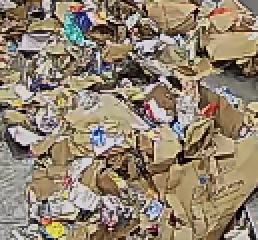
#> input picture easysort/services/dev/verdis/reference/cardboard.png, 129 x 120 px (shown 2 times larger)
$ python rectify.py --image reference/cardboard.png
#> lines starting #> are read from the running program, lines starting #| are printed output that depends on the picture; after the words box and inside, x2 and y2 are one past the last pixel; in counts of white or black regions, pixels touching at a corner belong together
import argparse
import json
from pathlib import Path
from typing import Optional, Tuple

import cv2
import numpy as np


def rotate_image(image: np.ndarray, angle_deg: float) -> np.ndarray:
    h, w = image.shape[:2]
    center = (w / 2.0, h / 2.0)
    M = cv2.getRotationMatrix2D(center, angle_deg, 1.0)
    rotated = cv2.warpAffine(image, M, (w, h), flags=cv2.INTER_LINEAR, borderMode=cv2.BORDER_REPLICATE)
    return rotated


def build_rotation_matrix(w: int, h: int, angle_deg: float) -> Tuple[np.ndarray, np.ndarray]:
    center = (w / 2.0, h / 2.0)
    M = cv2.getRotationMatrix2D(center, angle_deg, 1.0)
    H = np.vstack([M, [0.0, 0.0, 1.0]])  # 3x3 homogeneous for later use
    return M, H


def main() -> None:
    parser = argparse.ArgumentParser(description="Interactive rotate+crop tool; prints rotation matrix and crop JSON for reuse")
    parser.add_argument("--image", type=str, required=True, help="Path to input image")
    parser.add_argument("--angle", type=float, default=0.0, help="Initial angle in degrees (positive = CCW)")
    args = parser.parse_args()

    img_path = Path(args.image)
    image = cv2.imread(str(img_path))
#> image is the input picture: shape (120, 129, 3); mean B, G, R 111.6, 130.6, 145
    if image is None:
        raise SystemExit(f"Failed to read image: {img_path}")

    angle = float(args.angle)
    win = "Rectify - Rotate & Crop"
    cv2.namedWindow(win, cv2.WINDOW_NORMAL)

    crop: Optional[Tuple[int, int, int, int]] = None

    def overlay(im: np.ndarray) -> np.ndarray:
        out = im.copy()
        y = 26
        lines = [
            f"File: {img_path.name}",
            f"Angle: {angle:.2f} deg  [ ] adjust • r reset • c crop • s save/print • ESC quit",
        ]
        for line in lines:
            cv2.putText(out, line, (12, y), cv2.FONT_HERSHEY_SIMPLEX, 0.7, (240, 240, 240), 2, cv2.LINE_AA)
            y += 26
        if crop is not None:
            x, y0, w, h = crop
            cv2.rectangle(out, (x, y0), (x + w, y0 + h), (0, 200, 0), 2)
        return out

    while True:
        rotated = rotate_image(image, angle)
        view = overlay(rotated)
#> after the loop in overlay, `for line in lines:`:
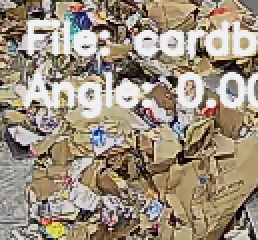
#> out: shape (120, 129, 3) (shown 2 times larger); 17.79% of pixels changed, all inside (x1, y1, x2, y2) = (10, 9, 129, 60)
#> after the loop in overlay, `for line in lines:`: y = 78
        cv2.imshow(win, view)
        k = cv2.waitKey(30) & 0xFF
#> (key Esc is pressed here)
        if k == 27:  # ESC
            break
        if k in (ord('['),):
            angle -= 0.5
        elif k in (ord(']'),):
            angle += 0.5
        elif k in (ord('r'), ord('R')):
            angle = 0.0
        elif k in (ord('c'), ord('C')):
            roi = cv2.selectROI(win, rotated, showCrosshair=True, fromCenter=False)
            x, y0, w, h = map(int, roi)
            crop = (x, y0, w, h) if w > 0 and h > 0 else None
        elif k in (ord('s'), ord('S')):
            h, w = image.shape[:2]
            M, H = build_rotation_matrix(w, h, angle)
            out = {
                "image": str(img_path),
                "angle_deg": round(angle, 6),
                "rotation_matrix_2x3": [[float(M[0, 0]), float(M[0, 1]), float(M[0, 2])],
                                         [float(M[1, 0]), float(M[1, 1]), float(M[1, 2])]],
                "rotation_matrix_3x3": [[float(H[0, 0]), float(H[0, 1]), float(H[0, 2])],
                                         [float(H[1, 0]), float(H[1, 1]), float(H[1, 2])],
                                         [float(H[2, 0]), float(H[2, 1]), float(H[2, 2])]],
                "crop": None if crop is None else {"x": crop[0], "y": crop[1], "w": crop[2], "h": crop[3]},
            }
            print(json.dumps(out))
            # [5 lines of commented-out code are left out]

    cv2.destroyAllWindows()


if __name__ == "__main__":
    main()

$ run again, on easysort/services/dev/verdis/reference/hard-plastics.png
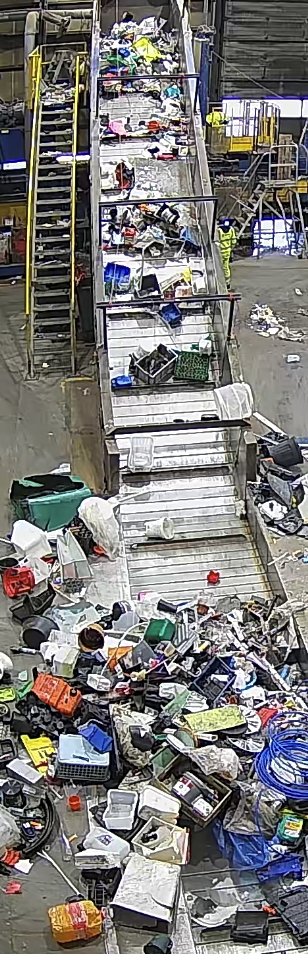
#> input picture easysort/services/dev/verdis/reference/hard-plastics.png, 308 x 954 px
#> in main, image is the input picture: shape (954, 308, 3); mean B, G, R 120.5, 121.9, 123.6
#> after the loop in overlay, `for line in lines:`:
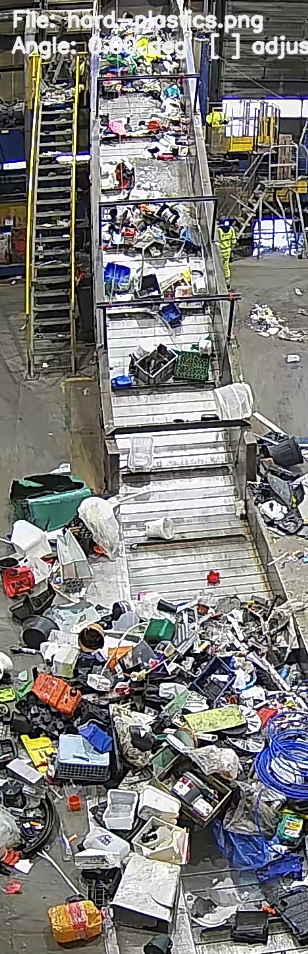
#> out: shape (954, 308, 3); 2.09% of pixels changed, all inside (x1, y1, x2, y2) = (10, 9, 308, 60)
#> after the loop in overlay, `for line in lines:`: y = 78

$ run again, on easysort/services/dev/verdis/reference/paper.png
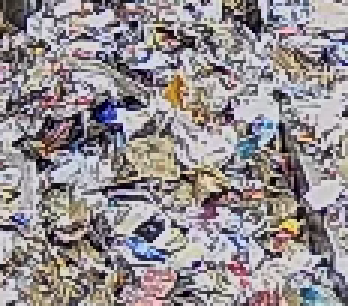
#> input picture easysort/services/dev/verdis/reference/paper.png, 116 x 102 px (shown 3 times larger)
#> in main, image is the input picture: shape (102, 116, 3); mean B, G, R 144, 140.8, 147.6
#> after the loop in overlay, `for line in lines:`:
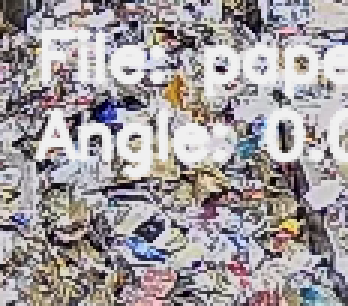
#> out: shape (102, 116, 3) (shown 3 times larger); 19.99% of pixels changed, all inside (x1, y1, x2, y2) = (10, 9, 116, 60)
#> after the loop in overlay, `for line in lines:`: y = 78

$ run again, on easysort/services/dev/verdis/reference/plastics.png
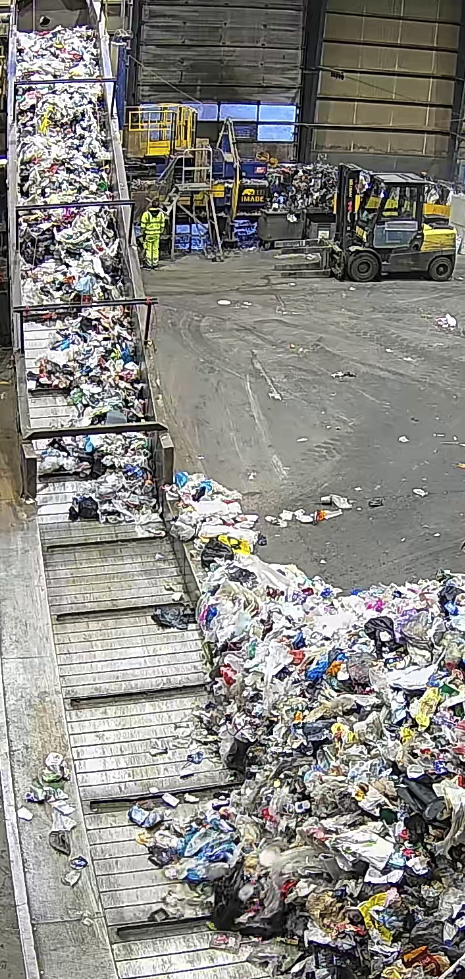
#> input picture easysort/services/dev/verdis/reference/plastics.png, 465 x 979 px
#> in main, image is the input picture: shape (979, 465, 3); mean B, G, R 130.8, 135.2, 136.5
#> after the loop in overlay, `for line in lines:`:
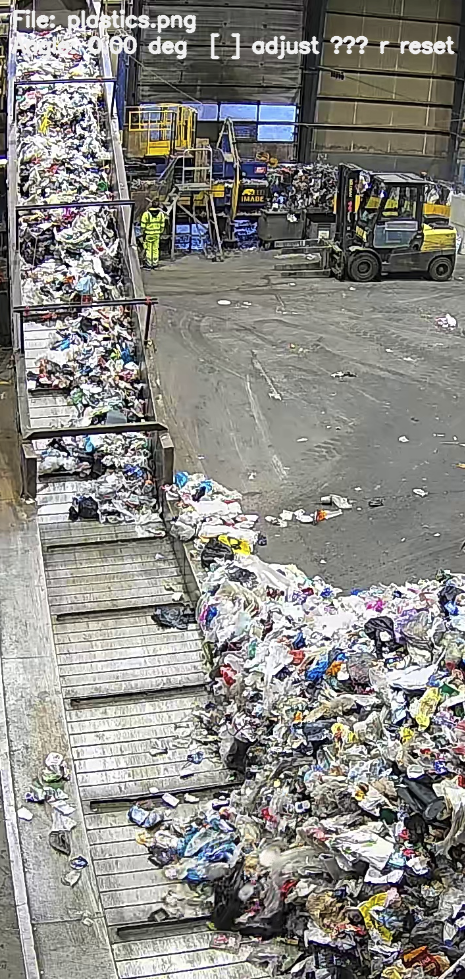
#> out: shape (979, 465, 3); 1.51% of pixels changed, all inside (x1, y1, x2, y2) = (11, 9, 456, 60)
#> after the loop in overlay, `for line in lines:`: y = 78
